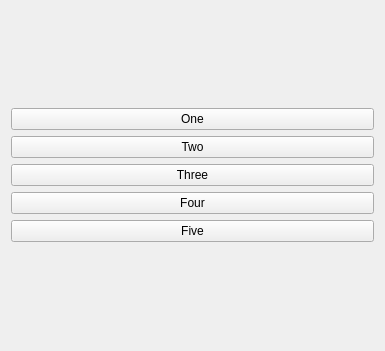
<?xml version="1.0" encoding="UTF-8"?>
<ui version="4.0">
 <class>Widget</class>
 <widget class="QWidget" name="Widget">
  <property name="geometry">
   <rect>
    <x>0</x>
    <y>0</y>
    <width>385</width>
    <height>351</height>
   </rect>
  </property>
  <property name="windowTitle">
   <string>Widget</string>
  </property>
  <layout class="QVBoxLayout" name="verticalLayout_2">
   <item>
    <layout class="QVBoxLayout" name="verticalLayout">
     <item>
      <widget class="QPushButton" name="oneButton">
       <property name="text">
        <string>One</string>
       </property>
      </widget>
     </item>
     <item>
      <widget class="QPushButton" name="twoButton">
       <property name="text">
        <string>Two</string>
       </property>
      </widget>
     </item>
     <item>
      <widget class="QPushButton" name="threeButton">
       <property name="text">
        <string>Three</string>
       </property>
      </widget>
     </item>
     <item>
      <widget class="QPushButton" name="fourButton">
       <property name="text">
        <string>Four</string>
       </property>
      </widget>
     </item>
     <item>
      <widget class="QPushButton" name="fiveButton">
       <property name="text">
        <string>Five</string>
       </property>
      </widget>
     </item>
    </layout>
   </item>
  </layout>
 </widget>
 <layoutdefault spacing="6" margin="11"/>
 <resources/>
 <connections/>
</ui>
